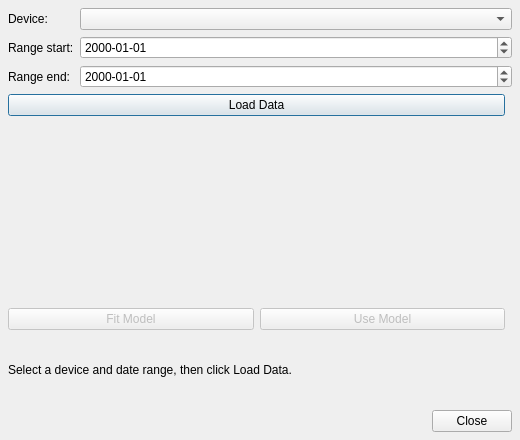
<?xml version="1.0" encoding="UTF-8"?>
<ui version="4.0">
 <class>DriftAnalysisDialog</class>
 <widget class="QDialog" name="DriftAnalysisDialog">
  <property name="geometry">
   <rect><x>0</x><y>0</y><width>520</width><height>440</height></rect>
  </property>
  <property name="windowTitle">
   <string>Drift Analysis</string>
  </property>
  <layout class="QVBoxLayout" name="mainLayout">
   <property name="spacing"><number>6</number></property>
   <property name="margin"><number>8</number></property>

   <item>
    <layout class="QFormLayout">
     <item row="0" column="0">
      <widget class="QLabel"><property name="text"><string>Device:</string></property></widget>
     </item>
     <item row="0" column="1">
      <widget class="QComboBox" name="driftDeviceCombo">
       <property name="sizePolicy">
        <sizepolicy hsizetype="Expanding" vsizetype="Fixed">
         <horstretch>1</horstretch><verstretch>0</verstretch>
        </sizepolicy>
       </property>
      </widget>
     </item>
     <item row="1" column="0">
      <widget class="QLabel"><property name="text"><string>Range start:</string></property></widget>
     </item>
     <item row="1" column="1">
      <widget class="QDateEdit" name="driftStartDate">
       <property name="calendarPopup"><bool>false</bool></property>
       <property name="displayFormat"><string>yyyy-MM-dd</string></property>
      </widget>
     </item>
     <item row="2" column="0">
      <widget class="QLabel"><property name="text"><string>Range end:</string></property></widget>
     </item>
     <item row="2" column="1">
      <widget class="QDateEdit" name="driftEndDate">
       <property name="calendarPopup"><bool>false</bool></property>
       <property name="displayFormat"><string>yyyy-MM-dd</string></property>
      </widget>
     </item>
    </layout>
   </item>
   <item>
    <layout class="QHBoxLayout">
     <item><widget class="QPushButton" name="btnLoadDrift"><property name="text"><string>Load Data</string></property></widget></item>
     <item><spacer><property name="orientation"><enum>Qt::Horizontal</enum></property></spacer></item>
    </layout>
   </item>
   <item>
    <widget class="DriftPlotWidget" name="driftPlot">
     <property name="minimumSize">
      <size><width>0</width><height>180</height></size>
     </property>
    </widget>
   </item>
   <item>
    <layout class="QHBoxLayout">
     <item>
      <widget class="QPushButton" name="btnFitDrift">
       <property name="text"><string>Fit Model</string></property>
       <property name="enabled"><bool>false</bool></property>
      </widget>
     </item>
     <item>
      <widget class="QPushButton" name="btnUseDrift">
       <property name="text"><string>Use Model</string></property>
       <property name="enabled"><bool>false</bool></property>
      </widget>
     </item>
     <item><spacer><property name="orientation"><enum>Qt::Horizontal</enum></property></spacer></item>
    </layout>
   </item>
   <item>
    <widget class="QLabel" name="driftStatusLabel">
     <property name="text"><string>Select a device and date range, then click Load Data.</string></property>
     <property name="wordWrap"><bool>true</bool></property>
    </widget>
   </item>
   <item>
    <widget class="QDialogButtonBox" name="buttonBox">
     <property name="orientation"><enum>Qt::Horizontal</enum></property>
     <property name="standardButtons"><set>QDialogButtonBox::Close</set></property>
    </widget>
   </item>
  </layout>
 </widget>
 <customwidgets>
  <customwidget>
   <class>DriftPlotWidget</class>
   <extends>QWidget</extends>
   <header>driftplotwidget.h</header>
  </customwidget>
 </customwidgets>
 <resources/>
 <connections>
  <connection>
   <sender>buttonBox</sender><signal>rejected()</signal>
   <receiver>DriftAnalysisDialog</receiver><slot>reject()</slot>
   <hints>
    <hint type="sourcelabel"><x>248</x><y>420</y></hint>
    <hint type="destinationlabel"><x>157</x><y>220</y></hint>
   </hints>
  </connection>
 </connections>
</ui>
